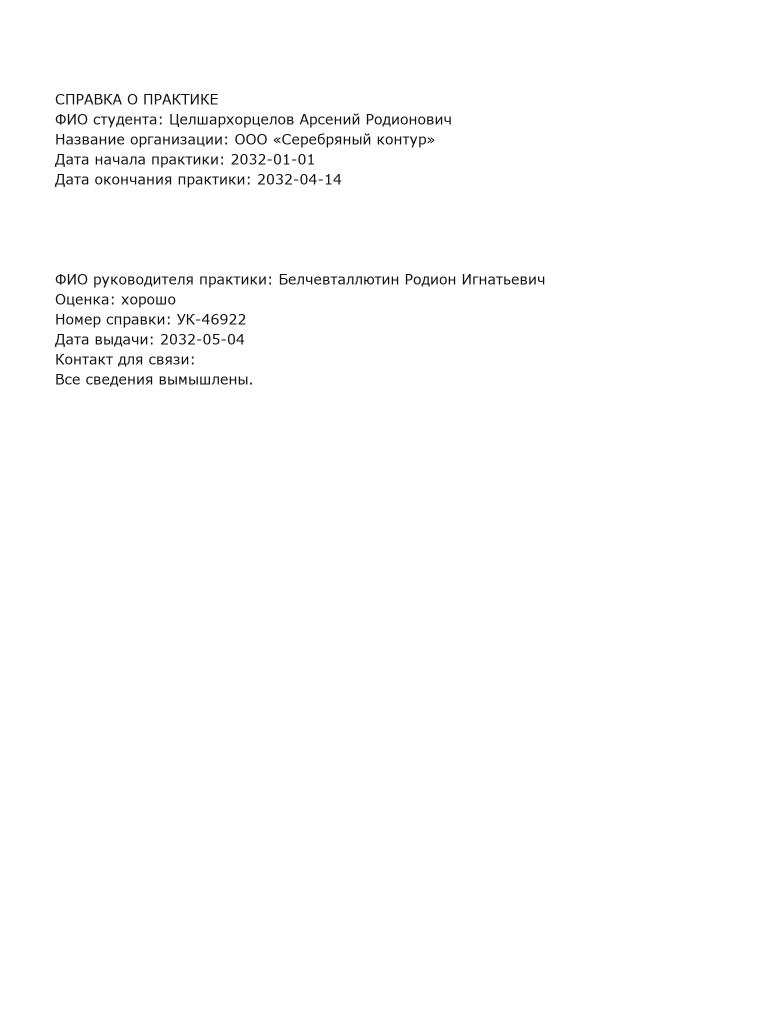
#> input picture web-app/assets/samples/internship.png, 1536 x 2048 px (shown at 1/2 size)
$ python -i preprocessing.py   (imports and definitions only)   (older library calls are emulated)
#> lines starting #> are read from the running program, lines starting #| are printed output that depends on the picture; after the words box and inside, x2 and y2 are one past the last pixel; in counts of white or black regions, pixels touching at a corner belong together
"""Conservative text-line deskew; preview and evidence use rectified-page pixels."""
import cv2
import numpy as np
from PIL import Image


def estimate_skew(image):
    array = np.asarray(image)
    scale = min(1., 1200 / max(image.size))
    gray = cv2.cvtColor(array, cv2.COLOR_RGB2GRAY)
    if scale < 1:
        gray = cv2.resize(gray, None, fx=scale, fy=scale)
    edges = cv2.Canny(gray, 60, 160)
    lines = cv2.HoughLinesP(edges, 1, np.pi / 720, threshold=45,
                            minLineLength=max(45, gray.shape[1]*.08), maxLineGap=12)
    if lines is None:
        return 0., 0
    angles, lengths = [], []
    for x1, y1, x2, y2 in np.asarray(lines).reshape(-1,4):
        dx, dy = float(x2-x1), float(y2-y1)
        angle = np.degrees(np.arctan2(dy, dx))
        angle = (angle + 90) % 180 - 90
        if abs(angle) <= 35:
            angles.append(angle)
            lengths.append(np.hypot(dx, dy))
    if len(angles) < 5:
        return 0., 0
    angles, lengths = np.asarray(angles), np.asarray(lengths)
    # Dominant narrow angle cluster, weighted by segment length.
    bins = np.arange(-35, 36, 1.)
    support = np.array([lengths[np.abs(angles-a) <= 1.].sum() for a in bins])
    center = bins[support.argmax()]
    members = np.abs(angles-center) <= 1.5
    if members.sum() < 5 or lengths[members].sum() < lengths.sum()*.6:
        return 0., int(members.sum())
    angle = float(np.average(angles[members], weights=lengths[members]))
    return (angle if .7 <= abs(angle) <= 32 else 0.), int(members.sum())


def _deskew_page(image):
    angle, support = estimate_skew(image)
    width, height = image.size
    matrix = np.eye(3)
    corrected = image
    if angle:
        rotation = cv2.getRotationMatrix2D((width/2, height/2), angle, 1.)
        cos, sin = abs(rotation[0, 0]), abs(rotation[0, 1])
        new_width = int(np.ceil(height*sin + width*cos))
        new_height = int(np.ceil(height*cos + width*sin))
        rotation[0, 2] += (new_width-width)/2
        rotation[1, 2] += (new_height-height)/2
        corrected = Image.fromarray(cv2.warpAffine(np.asarray(image), rotation, (new_width, new_height),
                                                   flags=cv2.INTER_CUBIC, borderValue=(255,255,255)))
        matrix[:2] = rotation
    corrected.info["preprocessing"] = {"rotation_degrees": angle, "line_support": support,
        "input_size": [width, height], "output_size": list(corrected.size),
        "coordinate_space": "rectified_page_pixels", "rectified_to_input": np.linalg.inv(matrix).tolist(),
        "input_space": "EXIF-oriented image or rendered PDF page"}
    return corrected


# [4 lines left out: function order_corners, not called in this run]


def find_page(image):
    """Find a bright four-corner sheet against a darker surrounding surface."""
    scale=min(1.,1200/max(image.size))
    gray=cv2.cvtColor(np.asarray(image),cv2.COLOR_RGB2GRAY)
    small=cv2.resize(gray,None,fx=scale,fy=scale) if scale<1 else gray
    blurred=cv2.GaussianBlur(small,(5,5),0)
    _,binary=cv2.threshold(blurred,0,255,cv2.THRESH_BINARY+cv2.THRESH_OTSU)
    edges=cv2.Canny(blurred,15,50)
    edges=cv2.morphologyEx(edges,cv2.MORPH_CLOSE,np.ones((5,5),np.uint8))
    candidates=[]
    for mask in (binary,edges):
        contours=cv2.findContours(mask,cv2.RETR_LIST,cv2.CHAIN_APPROX_SIMPLE)[-2]
        for contour in sorted(contours,key=cv2.contourArea,reverse=True)[:25]:
            area=cv2.contourArea(contour)/(small.shape[0]*small.shape[1])
            if not .20<=area<=.94:continue
            approx=cv2.approxPolyDP(contour,.02*cv2.arcLength(contour,True),True)
            if len(approx)!=4 or not cv2.isContourConvex(approx):continue
            points=order_corners(approx)
            # Reject acute quadrilaterals and implausible page proportions.
            vectors=np.roll(points,-1,axis=0)-points
            lengths=np.linalg.norm(vectors,axis=1)
            if lengths.min()<small.shape[0]*.12:continue
            cosines=np.sum(vectors*np.roll(vectors,1,axis=0),axis=1)/(lengths*np.roll(lengths,1))
            if np.max(np.abs(cosines))>.85:continue
            width=max(lengths[0],lengths[2]);height=max(lengths[1],lengths[3])
            if not .42<=width/height<=1.8:continue
            inside=np.zeros_like(small);cv2.fillConvexPoly(inside,points.astype("int32"),255)
            inner=cv2.erode(inside,np.ones((15,15),np.uint8))>0
            ring=(cv2.dilate(inside,np.ones((25,25),np.uint8))>0)&(inside==0)
            if inner.sum()==0 or ring.sum()<100:continue
            contrast=float(np.median(small[inner])-np.median(small[ring]))
            if contrast<25:continue
            candidates.append((area*contrast,points/scale,contrast))
    if not candidates:return None
    _,points,contrast=max(candidates,key=lambda item:item[0])
    return points,contrast


# [16 lines left out: function flatten_lighting, not called in this run]


def quality_metrics(image):
    gray=cv2.cvtColor(np.asarray(image),cv2.COLOR_RGB2GRAY)
    h,w=gray.shape
    roi=gray[int(h*.12):int(h*.85),int(w*.08):int(w*.92)]
    sharpness=float(cv2.Laplacian(roi,cv2.CV_64F).var()) if roi.size else 0.
    dx=float(np.abs(cv2.Sobel(roi,cv2.CV_64F,1,0)).mean()) if roi.size else 0.
    dy=float(np.abs(cv2.Sobel(roi,cv2.CV_64F,0,1)).mean()) if roi.size else 0.
    direction_ratio=dx/max(.01,dy)
    warnings=[]
    if min(w,h)<650:warnings.append("Низкое разрешение: снимите документ крупнее.")
    if sharpness<35:warnings.append("Возможен расфокус или смаз: проверьте читаемость мелкого текста.")
    if dx+dy>1 and (direction_ratio<.5 or direction_ratio>3.):
        warnings.append("Возможен направленный смаз: снимите неподвижный документ повторно.")
    return {"laplacian_variance":sharpness,"gradient_direction_ratio":direction_ratio,
            "warnings":warnings,"review_required":bool(warnings),
            "scope":"Эвристика резкости/разрешения; не детектор всех бликов или доказательство читаемости."}


def rectify_page(image,photo=True):
    original_size=list(image.size);matrix=np.eye(3);page=image
    detection=find_page(image) if photo else None
    perspective={"applied":False,"reason":"Не найдены уверенные четыре угла листа на контрастном фоне"}
    if detection:
        points,contrast=detection
        lengths=np.linalg.norm(np.roll(points,-1,axis=0)-points,axis=1)
        width=max(2,round(float(max(lengths[0],lengths[2]))))
        height=max(2,round(float(max(lengths[1],lengths[3]))))
        matrix=cv2.getPerspectiveTransform(points,np.float32([[0,0],[width-1,0],[width-1,height-1],[0,height-1]]))
        page=Image.fromarray(cv2.warpPerspective(np.asarray(image),matrix,(width,height),flags=cv2.INTER_CUBIC,borderValue=(255,255,255)))
        perspective={"applied":True,"corners_input":points.tolist(),"border_contrast":contrast,
                     "method":"visible_sheet_quadrilateral","note":"Размер восстановлен по длинам сторон; истинный физический масштаб неизвестен."}
    corrected=_deskew_page(page)
    metadata=corrected.info["preprocessing"]
    inverse=np.linalg.inv(matrix)@np.asarray(metadata["rectified_to_input"])
    metadata.update(input_size=original_size,rectified_to_input=inverse.tolist(),perspective=perspective,
                    photo_mode=photo,quality=quality_metrics(corrected))
    return corrected

>>> from PIL import Image
>>> picture = Image.open('../web-app/assets/samples/internship.png')
#> picture is the input picture: PIL image 1536x2048 RGB; min 18, max 255, mean 252.6
>>> result = rectify_page(picture)
#> in find_page, `_,binary=cv2.threshold(blurred,0,255,cv2.THRESH_BINARY+cv2.THRESH_OTSU)`:
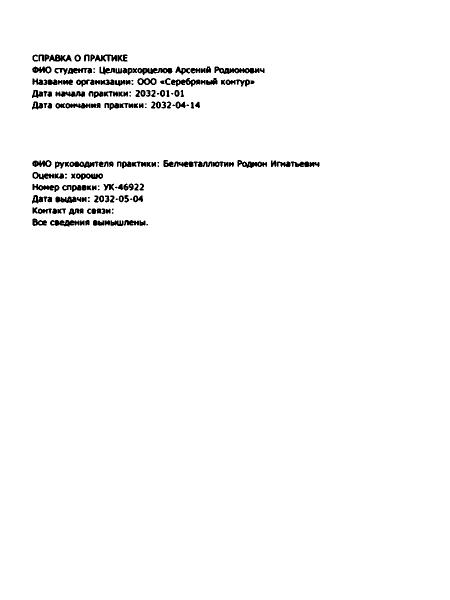
#> binary: shape (1200, 900) (shown at 1/2 size); 97.8% white; 165 black regions (26 under 20 px), largest, box (x1, y1, x2, y2) and area: (327, 320, 425, 334) 770, (429, 133, 519, 148) 738, (275, 136, 345, 150) 584
#> in find_page, `edges=cv2.Canny(blurred,15,50)`:
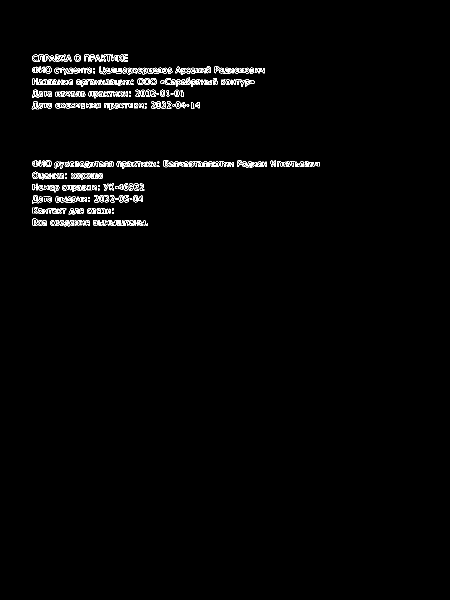
#> edges: shape (1200, 900) (shown at 1/2 size); 1.4% white in thin lines or dots, all inside (x1, y1, x2, y2) = (63, 109, 639, 453)
#> in find_page, `edges=cv2.morphologyEx(edges,cv2.MORPH_CLOSE,np.ones((5,5),np.uint8))`:
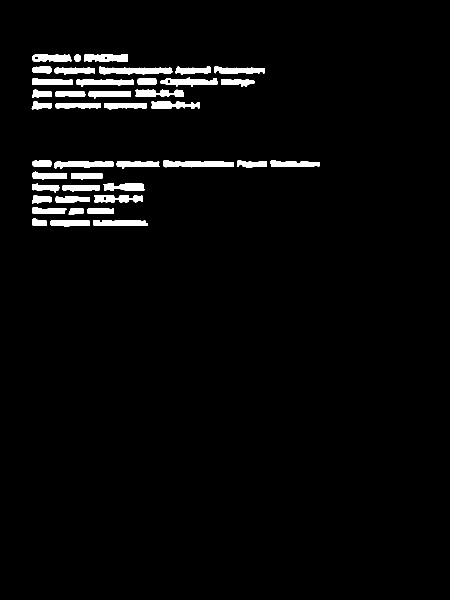
#> edges: shape (1200, 900) (shown at 1/2 size); 3.1% white; 41 white regions, largest, box (x1, y1, x2, y2) and area: (199, 133, 345, 150) 1634, (327, 320, 468, 335) 1510, (109, 323, 227, 338) 1285
#> the loop in find_page, `for mask in (binary,edges):` made 2 passes
#> after the loop in find_page, `for mask in (binary,edges):`: candidates = []
#> in estimate_skew, `edges = cv2.Canny(gray, 60, 160)`:
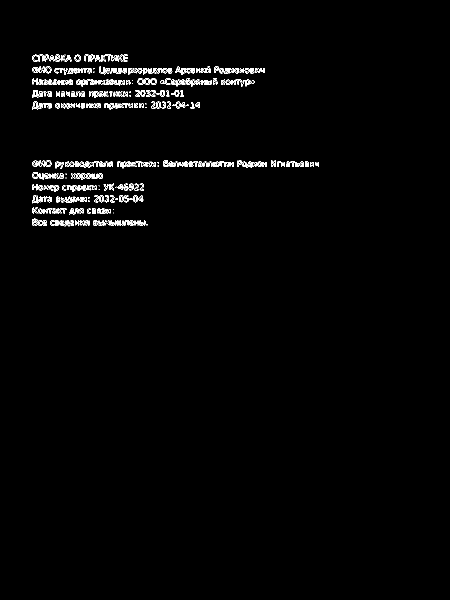
#> edges: shape (1200, 900) (shown at 1/2 size); 1.3% white in thin lines or dots, all inside (x1, y1, x2, y2) = (64, 109, 638, 453)
#> in estimate_skew, `lines = cv2.HoughLinesP(edges, 1, np.pi / 720, threshold=45, minLineLe..`: lines = 124 rows, first 6: [65, 325, 637, 325], [66, 331, 637, 331], [327, 327, 637, 327], [65, 136, 414, 136], [65, 138, 528, 138], [81, 333, 178, 333]
#> the loop in estimate_skew, `for x1, y1, x2, y2 in np.asarray(lines).reshape(-1,4):` made 124 passes
#> (x1, y1, x2, y2, dx, dy, angle) on passes 1 to 8: (65, 325, 637, 325, 572, 0, 0), (66, 331, 637, 331, 571, 0, 0), (327, 327, 637, 327, 310, 0, 0), (65, 136, 414, 136, 349, 0, 0), (65, 138, 528, 138, 463, 0, 0), (81, 333, 178, 333, 97, 0, 0), (327, 329, 637, 329, 310, 0, 0), (275, 162, 497, 159, 222, -3, -0.774)
#> after the loop in estimate_skew, `for x1, y1, x2, y2 in np.asarray(lines).reshape(-1,4):`: angles = 124 values, max 3.01 at index 107, min -2.44 at index 67, mean 0.0107; lengths = 124 values, max 572 at index 0, min 72 at index 114, mean 190
#> in estimate_skew, `bins = np.arange(-35, 36, 1.)`: bins = 71 values from -35 to 35
#> in estimate_skew, `support = np.array([lengths[np.abs(angles-a) <= 1.].sum() for a in bin..`: support = 71 values, max 20774.3 at index 35, min 0 at index 0, mean 883.6
#> in estimate_skew, `center = bins[support.argmax()]`: center = 0
#> in estimate_skew, `angle = float(np.average(angles[members], weights=lengths[members]))`: angle = -0.0634
#> in _deskew_page, `angle, support = estimate_skew(image)`: angle = 0; support = 116
#> in _deskew_page, `matrix = np.eye(3)`: matrix = [[1, 0, 0], [0, 1, 0], [0, 0, 1]]
#> in rectify_page, `metadata=corrected.info["preprocessing"]`: metadata = {'rotation_degrees': 0, 'line_support': 116, 'input_size': [1536, 2048], 'output_size': [1536, 2048], 'coordinate_space': 'rectified_page_pixels', 'rectified_to_input': [[1, 0, 0], [0, 1, 0], [0, 0, 1]], 'input_space': 'EXIF-oriented image or rendered PDF page'}
#> in rectify_page, `inverse=np.linalg.inv(matrix)@np.asarray(metadata["rectified_to_input"])`: inverse = [[1, 0, 0], [0, 1, 0], [0, 0, 1]]
#> in quality_metrics, `roi=gray[int(h*.12):int(h*.85),int(w*.08):int(w*.92)]`:
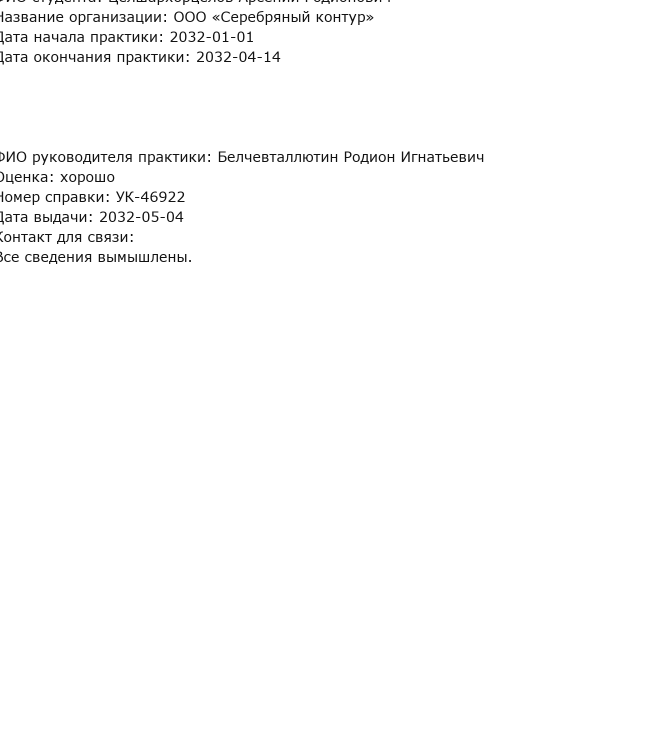
#> roi: shape (1495, 1291) (shown at 1/2 size); min 18, max 255, mean 251.9
#> in quality_metrics, `sharpness=float(cv2.Laplacian(roi,cv2.CV_64F).var()) if roi.size else 0.`: sharpness = 974.5
#> in quality_metrics, `dx=float(np.abs(cv2.Sobel(roi,cv2.CV_64F,1,0)).mean()) if roi.size els..`: dx = 13.1
#> in quality_metrics, `dy=float(np.abs(cv2.Sobel(roi,cv2.CV_64F,0,1)).mean()) if roi.size els..`: dy = 9.85
#> in quality_metrics, `direction_ratio=dx/max(.01,dy)`: direction_ratio = 1.33

$ run again, on web-app/assets/samples/leave.png
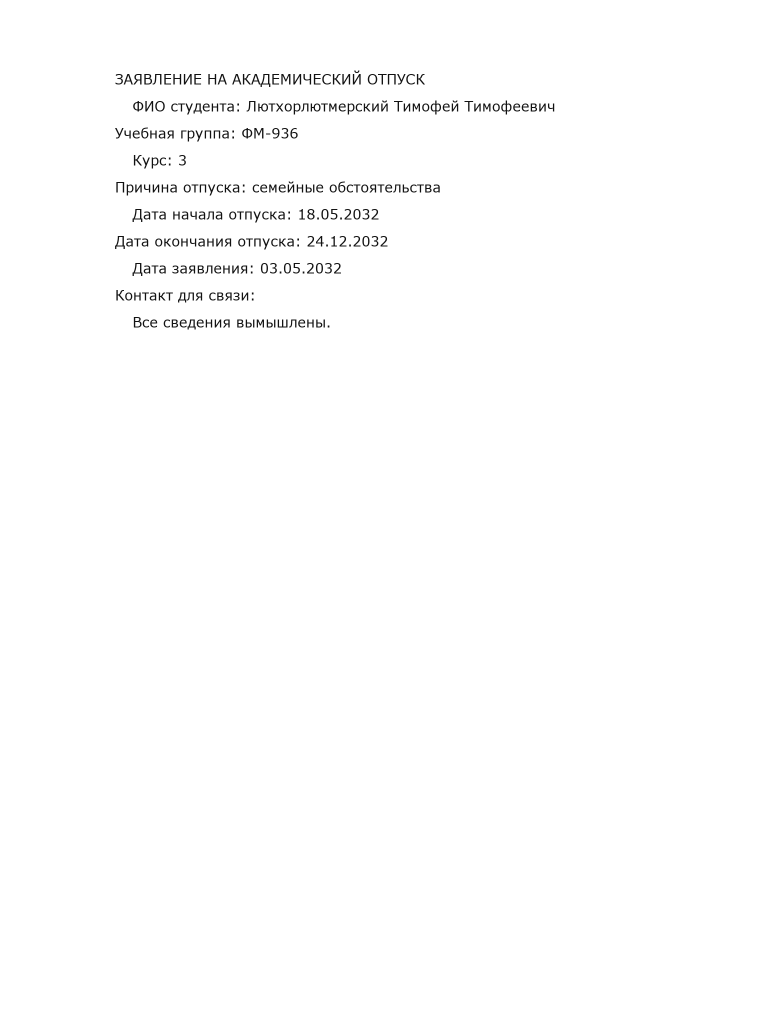
#> input picture web-app/assets/samples/leave.png, 1536 x 2048 px (shown at 1/2 size)
#> picture is the input picture: PIL image 1536x2048 RGB; min 18, max 255, mean 253
#> binary: shape (1200, 900); 98.1% white; 144 black regions (24 under 20 px), largest, box (x1, y1, x2, y2) and area: (386, 212, 470, 226) 631, (565, 118, 630, 134) 556, (272, 86, 327, 102) 509
#> the loop in find_page, `for mask in (binary,edges):` made 2 passes
#> after the loop in find_page, `for mask in (binary,edges):`: candidates = []
#> in estimate_skew, `edges = cv2.Canny(gray, 60, 160)`:
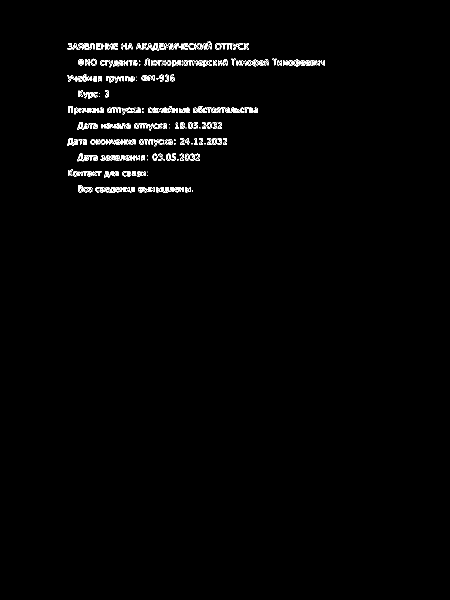
#> edges: shape (1200, 900) (shown at 1/2 size); 1.1% white in thin lines or dots, all inside (x1, y1, x2, y2) = (134, 82, 650, 386)
#> lines = 107 rows, first 6: [290, 127, 649, 128], [291, 121, 649, 124], [136, 218, 467, 215], [136, 225, 515, 225], [135, 97, 497, 97], [160, 130, 649, 130]
#> the loop in estimate_skew, `for x1, y1, x2, y2 in np.asarray(lines).reshape(-1,4):` made 107 passes
#> (x1, y1, x2, y2, dx, dy, angle) on passes 1 to 8: (290, 127, 649, 128, 359, 1, 0.16), (291, 121, 649, 124, 358, 3, 0.48), (136, 218, 467, 215, 331, -3, -0.519), (136, 225, 515, 225, 379, 0, 0), (135, 97, 497, 97, 362, 0, 0), (160, 130, 649, 130, 489, 0, 0), (291, 124, 649, 125, 358, 1, 0.16), (136, 223, 515, 223, 379, 0, 0)
#> after the loop in estimate_skew, `for x1, y1, x2, y2 in np.asarray(lines).reshape(-1,4):`: angles = 107 values, max 1.48 at index 93, min -2.59 at index 35, mean -0.201; lengths = 107 values, max 491 at index 21, min 73 at index 71, mean 178.1
#> bins = 71 values from -35 to 35
#> in estimate_skew, `support = np.array([lengths[np.abs(angles-a) <= 1.].sum() for a in bin..`: support = 71 values, max 16564.2 at index 35, min 0 at index 0, mean 668.5
#> center = 0
#> in estimate_skew, `angle = float(np.average(angles[members], weights=lengths[members]))`: angle = -2.54e-06
#> in _deskew_page, `angle, support = estimate_skew(image)`: angle = 0; support = 98
#> matrix = [[1, 0, 0], [0, 1, 0], [0, 0, 1]]
#> metadata = {'rotation_degrees': 0, 'line_support': 98, 'input_size': [1536, 2048], 'output_size': [1536, 2048], 'coordinate_space': 'rectified_page_pixels', 'rectified_to_input': [[1, 0, 0], [0, 1, 0], [0, 0, 1]], 'input_space': 'EXIF-oriented image or rendered PDF page'}
#> inverse = [[1, 0, 0], [0, 1, 0], [0, 0, 1]]
#> in quality_metrics, `roi=gray[int(h*.12):int(h*.85),int(w*.08):int(w*.92)]`:
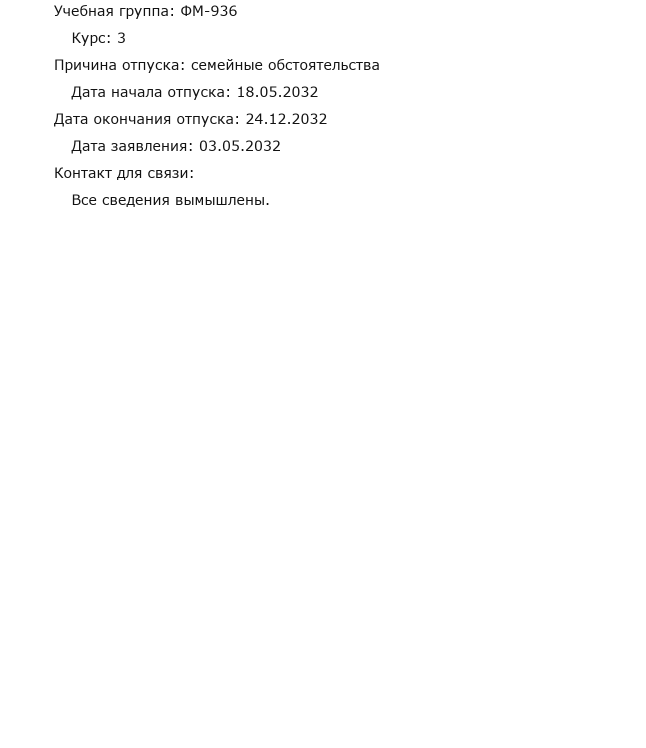
#> roi: shape (1495, 1291) (shown at 1/2 size); min 18, max 255, mean 252.8
#> sharpness = 676.1
#> in quality_metrics, `dx=float(np.abs(cv2.Sobel(roi,cv2.CV_64F,1,0)).mean()) if roi.size els..`: dx = 8.94
#> in quality_metrics, `dy=float(np.abs(cv2.Sobel(roi,cv2.CV_64F,0,1)).mean()) if roi.size els..`: dy = 7.15
#> direction_ratio = 1.25
